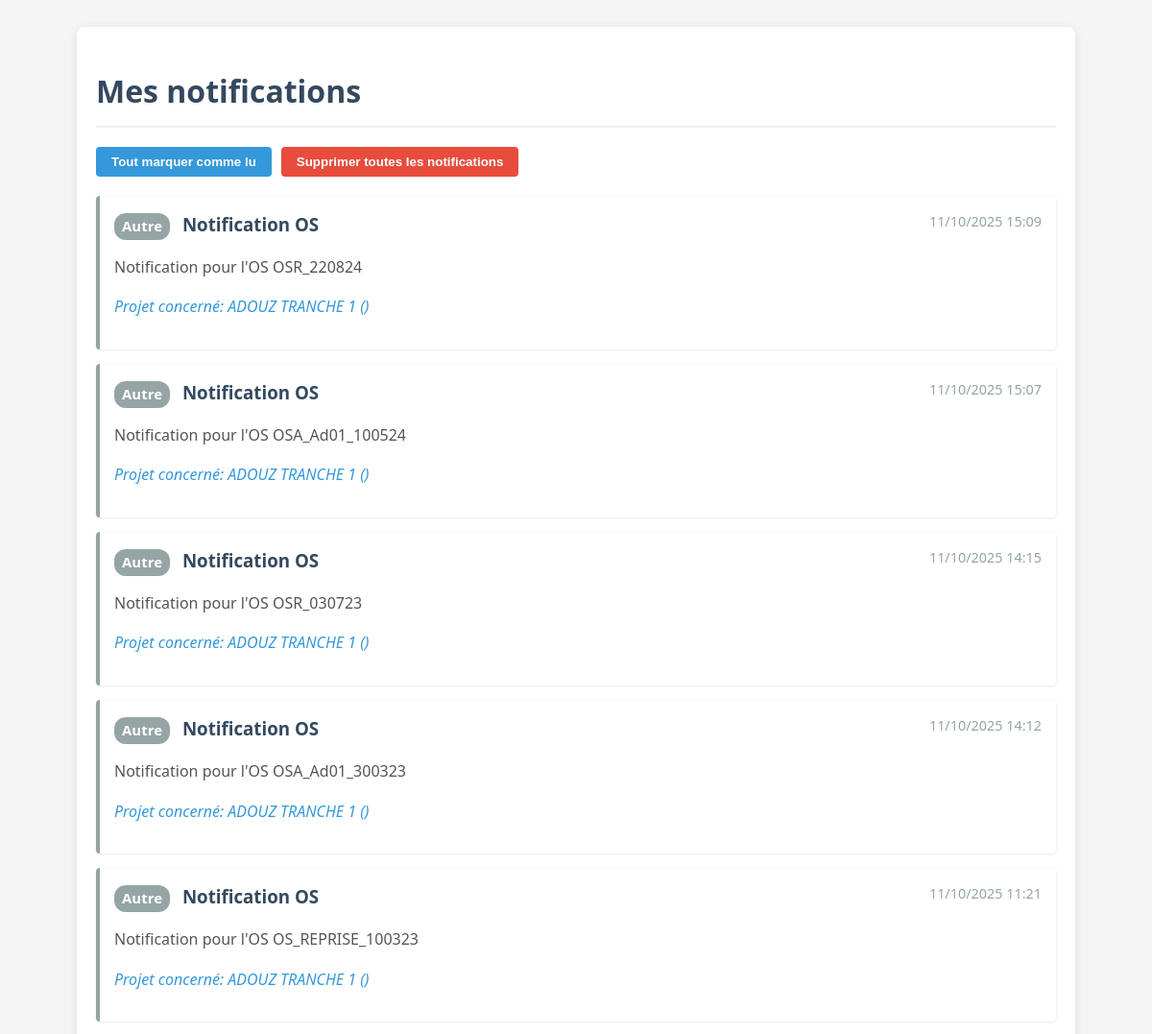
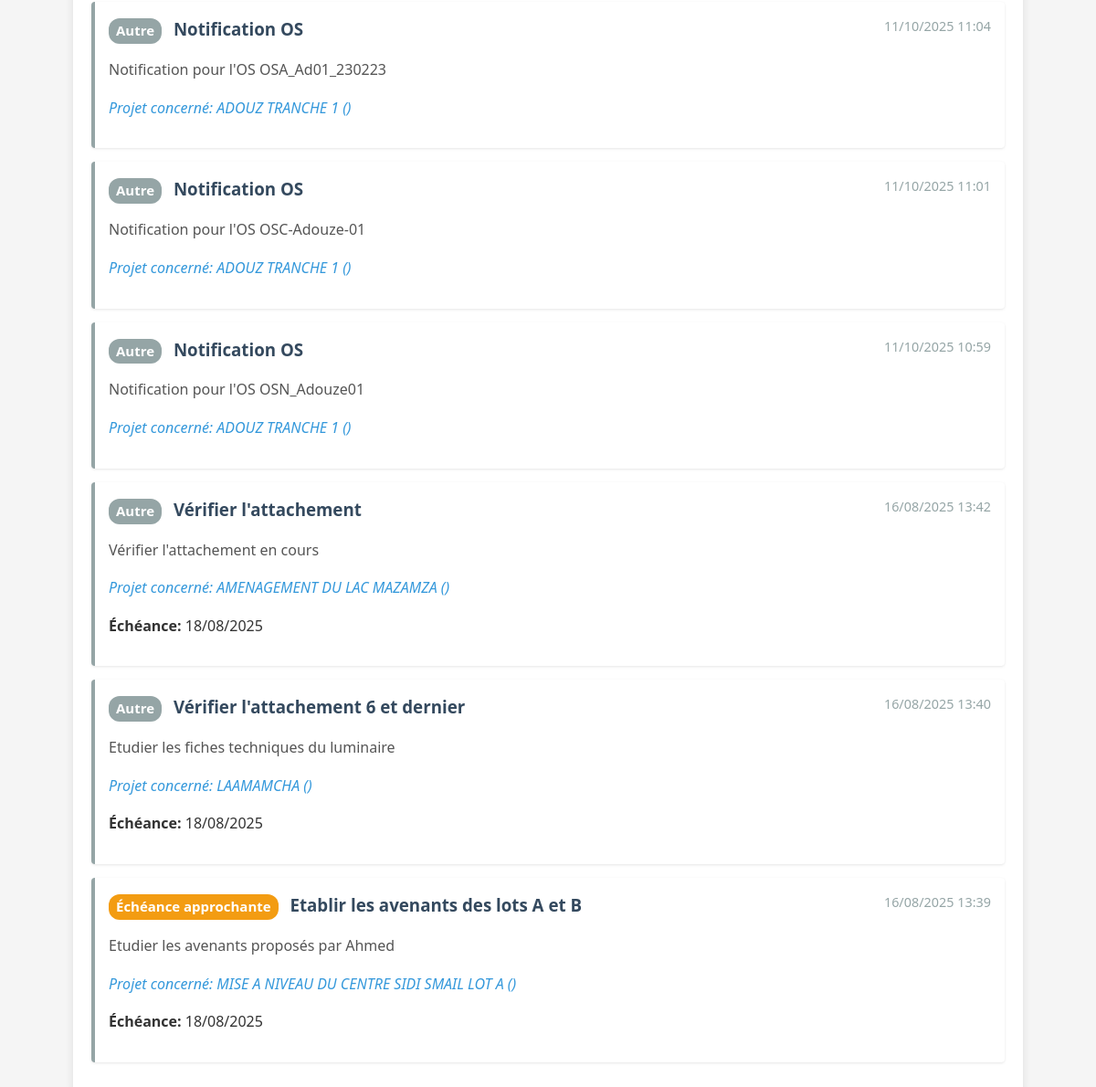
The app's page /notifications/ (signed in) with its own data (2 pictures, top to bottom).
### projets/models.py (models this page shows, shortened)
class Notification(models.Model):
    TYPE_NOTIFICATION = [
        ('RETARD', 'Projet en retard'),
        ('NOUVEAU_AO', "Nouvel appel d'offres"),
        ('RECEPTION', 'Réception validée'),
        ('REUNION', 'Rendez-vous'),
        ('ECHEANCE', 'Échéance approchante'),
        ('OS_NOTIFIE', 'Ordre de service notifié'),  # ← OS
        ('OS_ANNULE', 'Ordre de service annulé'),    # ← OS
        ('OS_ECHEANCE', 'Échéance OS approchante'),  # ← OS
        ('AUTRE', 'Autre'),
    ]
    utilisateur = models.ForeignKey(User, on_delete=models.CASCADE, related_name='notifications')
    projet = models.ForeignKey(Projet, on_delete=models.CASCADE, null=True, blank=True)
    type_notification = models.CharField(max_length=20, choices=TYPE_NOTIFICATION)
    titre = models.CharField(max_length=100)
    message = models.TextField()
    lue = models.BooleanField(default=False)
    date_creation = models.DateTimeField(auto_now_add=True)
    date_echeance = models.DateField(null=True, blank=True)
    class Meta:
        ordering = ['-date_creation']
        verbose_name = _("Notification")
        verbose_name_plural = _("Notifications")

class Projet(models.Model):
    TYPE_PROJET = [
        ('VRD', 'Voirie et Réseaux Divers'),
        ('ROUTE', 'Route'),
        ('PONT', 'Pont'),
        ('BATIMENT', 'Bâtiment'),
        ('CONSTRUCTION', 'Construction'),
        ('ASSAINISSEMENT EP', 'Assainissement EP'),
        ('ASSAINISSEMENT EU', 'Assainissement EU'),
        ('ASSAINISSEMENT', 'Assainissement'),
        ('ADDUCTION_EAU_POTABLE', "Adduction d'eau potable"),
        ('EQUIPEMENT', 'Équipement'),
        ('AMENAGEMENT', 'Aménagement'),
        ('GENIE_CIVIL', 'Génie Civil'),
        ('TRAVAUX_PUBLICS', 'Travaux Publics'),
        ('ELECTRICITE', 'Électricité'),
        ('HYDRAULIQUE', 'Hydraulique'),
        ('TELECOMMUNICATION', 'Télécommunication'),
        ('ENVIRONNEMENT', 'Environnement'),
        ('URBANISME', 'Urbanisme'),
        ('ESPACE_PUBLIC', 'Espace Public'),
        ('PLACE_PUBLIQUE', 'Place Publique'),
        ('ESPACE_VERT', 'Espace Vert'),
        ('TERRAINS_SPORTIFS', 'Terrins Sportifs'),
        ('TERRAINS_PROXIMITES', 'Terrains Proximités'),
        ('AUTRE', 'Autre'),
    ]
    class Statut(models.TextChoices):
        APPEL_OFFRE = 'AO', _("Appel d'offre")
        EN_ETUDE = 'ETUDE', _('En étude')
        EN_ATTENTE = 'ATTENTE', _('En attente')
        EN_DEMARRAGE = 'DEM', _('En démarrage')
        EN_COURS = 'COURS', _('En cours')
        EN_ARRET = 'ARRET', _('En arrêt')
        EN_RECEPTION = 'RECEP', _('En réception')
        EN_RECEPTION_PROVISOIRE = 'RECEP_PROV', _('En réception provisoire')
        EN_RECEPTION_DEFINITIVE = 'RECEP_DEF', _('En réception définitive')
        RECEPTION_PROVISOIRE = 'RP', _('Réception provisoire')
        RECEPTION_DEFINITIVE = 'RD', _('Réception définitive')
        CLOTURE = 'CLO', _('Clôturé')
    type_projet = models.CharField(_("Type de projet"), max_length=50, choices=TYPE_PROJET, default='VRD', null=True, blank=True)
    nom = models.CharField(_("Nom du projet"), max_length=50)
    objet = models.TextField(_("Objet du marché"), max_length=200)
    numero = models.CharField(_("Numéro du marché"), max_length=100, unique=True)
    maitre_ouvrage = models.CharField(_("Maître d'ouvrage"), max_length=200)
    localisation = models.CharField(_("Localisation"), max_length=200)
    montant = models.DecimalField(_("Montant estimé (DH)"), max_digits=12, decimal_places=2, null=True, blank=True)
    montant_soumission = models.DecimalField(_("Montant de la soumission (DH)"), max_digits=12, decimal_places=2, null=True, blank=True)
    statut = models.CharField(_("Statut"), max_length=15, choices=Statut.choices, default=Statut.APPEL_OFFRE)
    date_debut = models.DateField(_("Date de début prévue"), null=True, blank=True)
    delai = models.IntegerField(_("Délai (jours)"), null=True, blank=True, default=0)
    date_creation = models.DateTimeField(_("Date d'enregistrement"), auto_now_add=True)
    avancement = models.DecimalField(_("Avancement (%)"), max_digits=5, decimal_places=2, default=0.0)
    entreprise = models.ForeignKey('Entreprise', on_delete=models.SET_NULL, null=True, blank=True, verbose_name=_("Entreprise adjudicataire"))
    appel_offre = models.OneToOneField('AppelOffre', on_delete=models.SET_NULL, null=True, blank=True, related_name='projet_associe')
    revisable = models.BooleanField(_("Revisable"), null=True, blank=True, default=False)
    epoque_base = models.DateField(_("Epoque de base"), null=True, blank=True)
    a_traiter = models.BooleanField(_("À traiter (appel d'offre)"), null=True, blank=True, default=False)
    en_retard = models.BooleanField(_("En retard"), null=True, blank=True, default=False)
    reception_validee = models.BooleanField(_("Réception validée"), null=True, blank=True, default=False)
    date_reception = models.DateField(_("Date de réception"), null=True, blank=True)
    date_limite_soumission = models.DateField(_("Date limite de soumission"), null=True, blank=True)
    class Meta:
        verbose_name = _("Projet")
        verbose_name_plural = _("Projets")
        ordering = ['-date_creation']

### projets/views.py (the view)
# urls.py: path('notifications/', views.liste_notifications, name='liste_notifications'),
def liste_notifications(request):
    notifications = Notification.objects.filter(utilisateur=request.user).order_by('-date_creation')
    return render(request, 'projets/liste_notifications.html', {'notifications': notifications})

### projets/templates/projets/liste_notifications.html (shortened to what this page needs)
{% load static i18n %}
<!DOCTYPE html>
<html lang="fr">
<head>
</head>
<body>
    <div class="container">
        <h1>
            {% trans "Mes notifications" %}
        </h1>
        <div class="actions">
            <button class="btn btn-primary" id="mark-all-read">
                {% trans "Tout marquer comme lu" %}
            </button>
            <button class="btn btn-danger" id="delete-all">
                {% trans "Supprimer toutes les notifications" %}
            </button>
        </div>
        {% if notifications %}
            {% for notification in notifications %}
                <div class="notification {% if not notification.lue %}unread{% endif %}" data-id="{{ notification.id }}">
                    <div class="notification-header">
                        <h3 class="notification-title">
                            <span class="notification-type type-{{ notification.type_notification }}">
                                {{ notification.get_type_notification_display }}
                            </span>
                            {{ notification.titre }}
                        </h3>
                        <span class="notification-date">
                            {{ notification.date_creation|date:"d/m/Y H:i" }}
                        </span>
                    </div>
                    <p class="notification-message">{{ notification.message }}</p>
                    {% if notification.projet %}
                        <p class="notification-projet">
                            {% trans "Projet concerné:" %} {{ notification.projet.nom }} ({{ notification.projet.reference }})
                        </p>
                    {% endif %}
                    {% if notification.date_echeance %}
                        <p>
                            <strong>{% trans "Échéance:" %}</strong>
                            {{ notification.date_echeance|date:"d/m/Y" }}
                        </p>
                    {% endif %}
                </div>
            {% endfor %}
        {% else %}
            <div class="empty-message">
                {% trans "Vous n'avez aucune notification pour le moment." %}
            </div>
        {% endif %}
    </div>
</body>
</html>

### projets/templates/projets/liste_notifications.html (style rules this page uses)
:root { --primary-color: #3498db; --danger-color: #e74c3c; --warning-color: #f39c12; --success-color: #2ecc71; --info-color: #1abc9c; --light-color: #ecf0f1; --dark-color: #34495e; --gray-color: #95a5a6; }
body { font-family: 'Segoe UI', Tahoma, Geneva, Verdana, sans-serif; line-height: 1.6; color: #333; background-color: #f5f5f5; padding: 20px; }
.container { max-width: 1000px; margin: 0 auto; background: white; padding: 20px; border-radius: 8px; box-shadow: 0 2px 10px rgba(0, 0, 0, 0.1); }
h1 { color: var(--dark-color); border-bottom: 2px solid var(--light-color); padding-bottom: 10px; margin-bottom: 20px; }
.notification { padding: 15px; margin-bottom: 15px; border-left: 4px solid var(--gray-color); border-radius: 4px; background-color: white; box-shadow: 0 1px 3px rgba(0, 0, 0, 0.1); transition: all 0.3s ease; position: relative; }
.notification-header { display: flex; justify-content: space-between; margin-bottom: 8px; }
.notification-title { font-weight: bold; color: var(--dark-color); margin: 0; }
.notification-date { color: var(--gray-color); font-size: 0.9em; }
.notification-message { margin-bottom: 8px; color: #555; }
.notification-projet { font-style: italic; color: var(--primary-color); }
.notification-type { display: inline-block; padding: 2px 8px; border-radius: 12px; font-size: 0.8em; font-weight: bold; margin-right: 8px; }
.type-ECHEANCE { background-color: var(--warning-color); color: white; }
.type-AUTRE { background-color: var(--gray-color); color: white; }
.actions { margin-bottom: 20px; display: flex; gap: 10px; }
.btn { padding: 8px 16px; border: none; border-radius: 4px; cursor: pointer; font-weight: bold; transition: background-color 0.3s; }
.btn-primary { background-color: var(--primary-color); color: white; }
.btn-danger { background-color: var(--danger-color); color: white; }

### records on screen
Notification: type_notification "Autre", titre "Notification OS", date_creation "11/10/2025 15:09", message "Notification pour l'OS OSR_220824", projet.nom "ADOUZ TRANCHE 1"
Notification: type_notification "Autre", titre "Notification OS", date_creation "11/10/2025 15:07", message "Notification pour l'OS OSA_Ad01_100524", projet.nom "ADOUZ TRANCHE 1"
Notification: type_notification "Autre", titre "Notification OS", date_creation "11/10/2025 14:15", message "Notification pour l'OS OSR_030723", projet.nom "ADOUZ TRANCHE 1"
Notification: type_notification "Autre", titre "Notification OS", date_creation "11/10/2025 14:12", message "Notification pour l'OS OSA_Ad01_300323", projet.nom "ADOUZ TRANCHE 1"
Notification: type_notification "Autre", titre "Notification OS", date_creation "11/10/2025 11:21", message "Notification pour l'OS OS_REPRISE_100323", projet.nom "ADOUZ TRANCHE 1"
Notification: type_notification "Autre", titre "Notification OS", date_creation "11/10/2025 11:04", message "Notification pour l'OS OSA_Ad01_230223", projet.nom "ADOUZ TRANCHE 1"
Notification: type_notification "Autre", titre "Notification OS", date_creation "11/10/2025 11:01", message "Notification pour l'OS OSC-Adouze-01", projet.nom "ADOUZ TRANCHE 1"
Notification: type_notification "Autre", titre "Notification OS", date_creation "11/10/2025 10:59", message "Notification pour l'OS OSN_Adouze01", projet.nom "ADOUZ TRANCHE 1"
Notification: type_notification "Autre", titre "Vérifier l'attachement", date_creation "16/08/2025 13:42", message "Vérifier l'attachement en cours", projet.nom "AMENAGEMENT DU LAC MAZAMZA", date_echeance "18/08/2025"
Notification: type_notification "Autre", titre "Vérifier l'attachement 6 et dernier", date_creation "16/08/2025 13:40", message "Etudier les fiches techniques du luminaire", projet.nom "LAAMAMCHA", date_echeance "18/08/2025"
Notification: type_notification "Échéance approchante", titre "Etablir les avenants des lots A et B", date_creation "16/08/2025 13:39", message "Etudier les avenants proposés par Ahmed", projet.nom "MISE A NIVEAU DU CENTRE SIDI SMAIL LOT A", date_echeance "18/08/2025"
